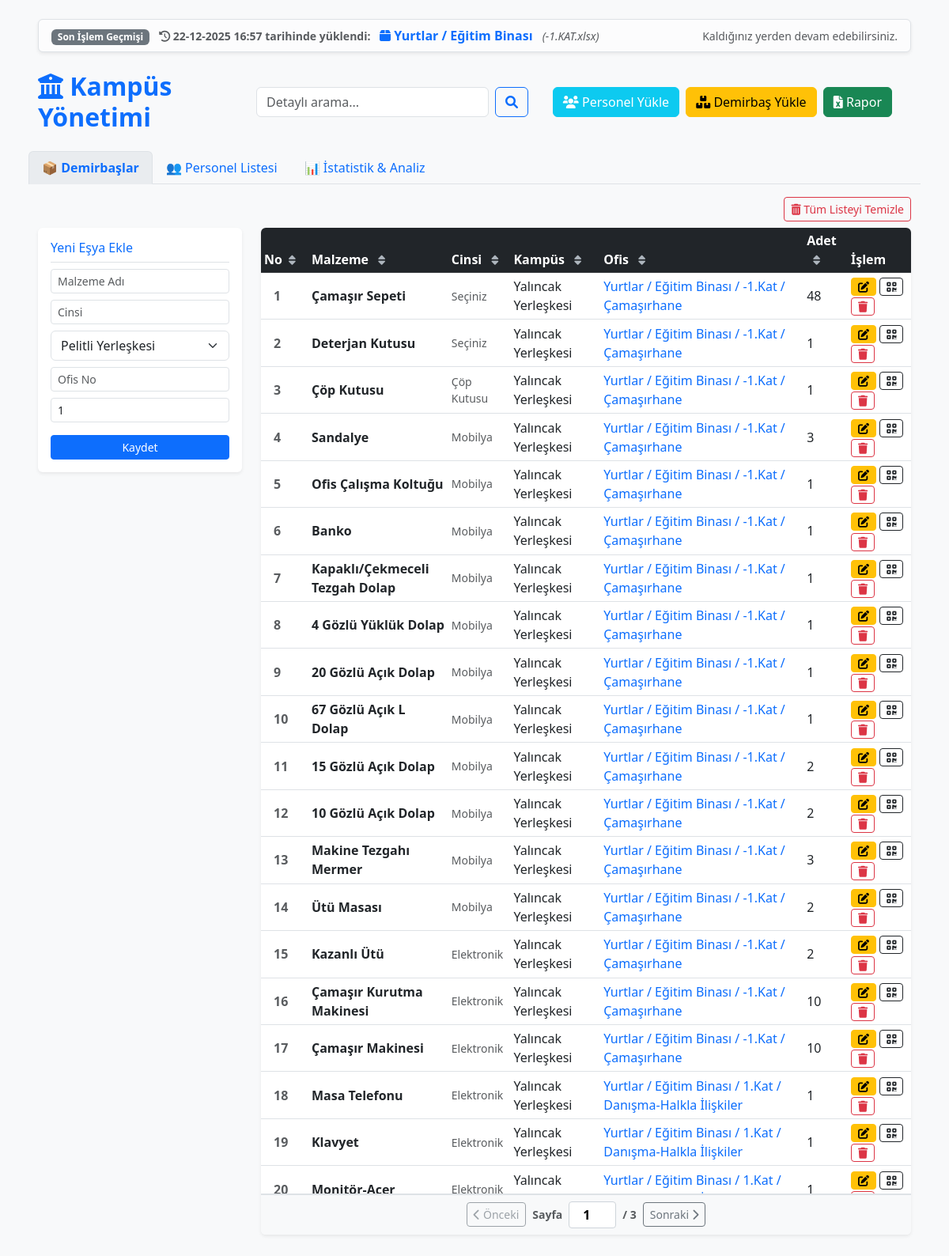
The page / on the database its author committed.
### tables this page shows
CREATE TABLE yukleme_gecmisi (
            id INTEGER PRIMARY KEY AUTOINCREMENT,
            dosya_adi TEXT,
            hedef_konum TEXT,
            tur TEXT,
            tarih TEXT
        );

CREATE TABLE demirbaslar (
            id INTEGER PRIMARY KEY AUTOINCREMENT,
            ad TEXT NOT NULL,
            konum TEXT NOT NULL,
            adet INTEGER NOT NULL,
            tarih TEXT NOT NULL
        , personel TEXT, kampus TEXT, cinsi TEXT);

### app.py (the view, shortened to what this page needs)
@app.route('/')
def index():
    aktif_tab = request.args.get('tab', 'demirbas')
    arama_terimi = request.args.get('q', '')
    analiz_turu = request.args.get('analiz_turu', 'demirbas')
    ist_malzeme = request.args.get('ist_malzeme', '')
    ist_kampus = request.args.get('ist_kampus', '')
    ist_konum = request.args.get('ist_konum', '')
    ist_p_ad = request.args.get('ist_p_ad', '')
    ist_p_birim = request.args.get('ist_p_birim', '')
    ist_p_kampus = request.args.get('ist_p_kampus', '')
    ist_p_ofis = request.args.get('ist_p_ofis', '')
    sayfa_d = request.args.get('sayfa_d', 1, type=int)
    sayfa_p = request.args.get('sayfa_p', 1, type=int)
    limit = 20
    offset_d = (sayfa_d - 1) * limit
    offset_p = (sayfa_p - 1) * limit
    conn = baglanti_kur()
    cur = conn.cursor()
    d_sql = "SELECT * FROM demirbaslar"
    d_c_sql = "SELECT COUNT(*) FROM demirbaslar"
    d_p = []
    if arama_terimi and aktif_tab == 'demirbas':
        t = f"%{turkce_normalize(arama_terimi)}%"
        f = " WHERE NORMALIZE(ad) LIKE ? OR NORMALIZE(konum) LIKE ? OR NORMALIZE(kampus) LIKE ?"
        d_sql += f; d_c_sql += f; d_p = [t, t, t]
    cur.execute(d_c_sql, d_p)
    total_d = cur.fetchone()[0]
    total_pages_d = (total_d + limit - 1) // limit
    d_sql += " ORDER BY id DESC LIMIT ? OFFSET ?"
    d_p.extend([limit, offset_d])
    cur.execute(d_sql, d_p)
    demirbaslar = cur.fetchall()
    p_sql = "SELECT * FROM personeller"
    p_c_sql = "SELECT COUNT(*) FROM personeller"
    p_p = []
    if arama_terimi and aktif_tab == 'personel':
        t = f"%{turkce_normalize(arama_terimi)}%"
        f = " WHERE NORMALIZE(ad_soyad) LIKE ? OR NORMALIZE(ofis) LIKE ? OR NORMALIZE(birimi) LIKE ?"
        p_sql += f; p_c_sql += f; p_p = [t, t, t]
    cur.execute(p_c_sql, p_p)
    total_p = cur.fetchone()[0]
    total_pages_p = (total_p + limit - 1) // limit
    p_sql += " ORDER BY ofis ASC LIMIT ? OFFSET ?"
    p_p.extend([limit, offset_p])
    cur.execute(p_sql, p_p)
    personeller = cur.fetchall()
    analiz_sonuclari = []
    analiz_toplam = 0
    try:
        cur.execute("SELECT * FROM yukleme_gecmisi ORDER BY id DESC LIMIT 1")
        son_yukleme = cur.fetchone()
    except:
        son_yukleme = None
    conn.close()
    return render_template('index.html',
                           demirbaslar=demirbaslar, personeller=personeller,
                           analiz_sonuclari=analiz_sonuclari, analiz_toplam=analiz_toplam, analiz_turu=analiz_turu,
                           yerleskeler=YERLESKELER, arama_terimi=arama_terimi, aktif_tab=aktif_tab,
                           sayfa_d=sayfa_d, toplam_sayfa_demirbas=total_pages_d,
                           sayfa_p=sayfa_p, toplam_sayfa_personel=total_pages_p,
                           ist_malzeme=ist_malzeme, ist_kampus=ist_kampus, ist_konum=ist_konum,
                           ist_p_ad=ist_p_ad, ist_p_birim=ist_p_birim, ist_p_kampus=ist_p_kampus, ist_p_ofis=ist_p_ofis,
                           son_yukleme=son_yukleme)

### app.py (called while the page is built)
def baglanti_kur():
    conn = sqlite3.connect(DB_NAME)
    conn.row_factory = sqlite3.Row
    conn.create_function("NORMALIZE", 1, turkce_normalize)
    return conn

### templates/index.html (shortened to what this page needs)
<!DOCTYPE html>
<html lang="tr">
<head>
    <link href="https://cdn.jsdelivr.net/npm/bootstrap@5.3.0/dist/css/bootstrap.min.css" rel="stylesheet">
    <link rel="stylesheet" href="https://cdnjs.cloudflare.com/ajax/libs/font-awesome/6.0.0/css/all.min.css">
</head>
<body class="bg-light">
<div class="container-fluid px-5 mt-4">
    {% if son_yukleme %}
    <div class="alert alert-light border shadow-sm d-flex align-items-center justify-content-between py-2 mb-4">
        <div>
            <span class="badge bg-secondary me-2">Son İşlem Geçmişi</span>
            <small class="text-muted fw-bold">
                <i class="fas fa-history"></i> {{ son_yukleme.tarih }} tarihinde yüklendi:
            </small>
            <span class="text-primary fw-bold mx-2">
                {% if son_yukleme.tur == 'Demirbaş' %}
                    <i class="fas fa-box"></i> {{ son_yukleme.hedef_konum }}
                {% else %}
                    <i class="fas fa-users"></i> {{ son_yukleme.hedef_konum }}
                {% endif %}
            </span>
            <small class="text-muted fst-italic">({{ son_yukleme.dosya_adi }})</small>
        </div>
        <small class="text-muted">Kaldığınız yerden devam edebilirsiniz.</small>
    </div>
    {% endif %}
    <div class="row align-items-center mb-4">
    <div class="row align-items-center mb-4">
        <div class="col-md-3"><h2 class="text-primary fw-bold mb-0"><i class="fas fa-university"></i> Kampüs Yönetimi</h2></div>
        <div class="col-md-4">
            {% if aktif_tab != 'istatistik' %}
            <form action="/" method="GET" class="d-flex" id="searchForm">
                <input class="form-control me-2" type="search" name="q" placeholder="Detaylı arama..." value="{{ arama_terimi if arama_terimi else '' }}">
                <button class="btn btn-outline-primary" type="submit"><i class="fas fa-search"></i></button>
            </form>
            {% endif %}
        </div>
        <div class="col-md-5 text-end">
            <button class="btn btn-info text-white me-1" data-bs-toggle="modal" data-bs-target="#uploadPersonelModal">
                <i class="fas fa-users"></i> Personel Yükle
            </button>
            <button class="btn btn-warning me-1" data-bs-toggle="modal" data-bs-target="#uploadDemirbasModal">
                <i class="fas fa-boxes"></i> Demirbaş Yükle
            </button>
            <a href="/rapor" class="btn btn-success"><i class="fas fa-file-excel"></i> Rapor</a>
        </div>
    </div>
    <ul class="nav nav-tabs mb-3" id="myTab">
        <li class="nav-item">
            <a class="nav-link {% if aktif_tab == 'demirbas' %}active{% endif %}" href="/?tab=demirbas" style="cursor: pointer;">📦 Demirbaşlar</a>
        </li>
        <li class="nav-item">
            <a class="nav-link {% if aktif_tab == 'personel' %}active{% endif %}" href="/?tab=personel" style="cursor: pointer;">👥 Personel Listesi</a>
        </li>
        <li class="nav-item">
            <a class="nav-link {% if aktif_tab == 'istatistik' %}active{% endif %}" href="/?tab=istatistik" style="cursor: pointer;">📊 İstatistik & Analiz</a>
        </li>
    </ul>
    <div class="tab-content" id="myTabContent">
        <div class="tab-pane fade" id="demirbas">
            <div class="d-flex justify-content-end mb-2">
                <a href="/sifirla-demirbas" class="btn btn-outline-danger btn-sm" onclick="return confirm('DİKKAT! Tüm demirbaş kayıtları silinecek. Emin misiniz?')"><i class="fas fa-trash-alt"></i> Tüm Listeyi Temizle</a>
            </div>
            <div class="row">
                <div class="col-md-3">
                     <div class="card p-3 shadow-sm border-0 bg-white sticky-top" style="top: 20px;">
                        <h6 class="text-primary border-bottom pb-2">Yeni Eşya Ekle</h6>
                        <form action="/ekle-demirbas" method="POST">
                            <input type="text" name="ad" class="form-control mb-2 form-control-sm" placeholder="Malzeme Adı" required>
                            <input type="text" name="cinsi" class="form-control mb-2 form-control-sm" placeholder="Cinsi">
                            <select name="kampus" class="form-select mb-2 form-control-sm">{% for yer in yerleskeler %}<option value="{{ yer }}">{{ yer }}</option>{% endfor %}</select>
                            <input type="text" name="konum" class="form-control mb-2 form-control-sm" placeholder="Ofis No" required>
                            <input type="number" name="adet" class="form-control mb-3 form-control-sm" value="1" required>
                            <button type="submit" class="btn btn-primary w-100 btn-sm">Kaydet</button>
                        </form>
                    </div>
                </div>
                <div class="col-md-9">
                    <div class="card p-0 shadow-sm border-0 overflow-hidden"> <div class="table-responsive-custom">
                            <table class="table table-hover table-sm align-middle mb-0" id="demirbasTablosu">
                                <thead class="table-dark">
                                    <tr>
                                        <th class="sortable" style="width: 60px;" onclick="tabloyuSirala(0)">
                                            No <i class="fas fa-sort small ms-1"></i>
                                        </th>
                                        <th class="sortable" onclick="tabloyuSirala(1)">
                                            Malzeme <i class="fas fa-sort small ms-2"></i>
                                        </th>
                                        <th class="sortable" onclick="tabloyuSirala(2)">
                                            Cinsi <i class="fas fa-sort small ms-2"></i>
                                        </th>
                                        <th class="sortable" onclick="tabloyuSirala(3)">
                                            Kampüs <i class="fas fa-sort small ms-2"></i>
                                        </th>
                                        <th class="sortable" onclick="tabloyuSirala(4)">
                                            Ofis <i class="fas fa-sort small ms-2"></i>
                                        </th>
                                        <th class="sortable" onclick="tabloyuSirala(5)">
                                            Adet <i class="fas fa-sort small ms-2"></i>
                                        </th>
                                        <th>İşlem</th>
                                    </tr>
                                </thead>
                                <tbody>
                                    {% for item in demirbaslar %}
                                    <tr>
                                        <td class="text-muted fw-bold ps-3">{{ loop.index + (sayfa_d - 1) * 20 }}</td>
                                        <td class="fw-bold">{{ item.ad }}</td>
                                        <td class="text-muted small">{{ item.cinsi }}</td>
                                        <td>{{ item.kampus }}</td>
                                        <td class="text-primary">{{ item.konum }}</td>
                                        <td>{{ item.adet }}</td>
                                        <td>
                                            <button class="btn btn-warning btn-sm py-0" data-bs-toggle="modal" data-bs-target="#editDemirbas{{ item.id }}"><i class="fas fa-edit"></i></button>
                                            <a href="/qr-olustur/{{ item.konum }}" target="_blank" class="btn btn-outline-dark btn-sm py-0"><i class="fas fa-qrcode"></i></a>
                                            <a href="/sil-demirbas/{{ item.id }}" class="btn btn-outline-danger btn-sm py-0"><i class="fas fa-trash"></i></a>
                                        </td>
                                    </tr>
                                    {% endfor %}
                                </tbody>
                            </table>
                        </div> {% if toplam_sayfa_demirbas > 1 %}
                        <div class="d-flex justify-content-center align-items-center gap-2 p-2 bg-light border-top">
                            <a href="/?sayfa_d={{ sayfa_d - 1 if sayfa_d > 1 else 1 }}&sayfa_p={{ sayfa_p }}&q={{ arama_terimi }}&tab=demirbas"
                               class="btn btn-sm btn-outline-secondary {% if sayfa_d == 1 %}disabled{% endif %}">
                               <i class="fas fa-chevron-left"></i> Önceki
                            </a>
                            <span class="small fw-bold text-muted">Sayfa</span>
                            <input type="number" class="page-input" value="{{ sayfa_d }}" min="1" max="{{ toplam_sayfa_demirbas }}"
                                   onchange="sayfayaGit('demirbas', this.value, '{{ sayfa_p }}', '{{ arama_terimi }}')">
                            <span class="small fw-bold text-muted">/ {{ toplam_sayfa_demirbas }}</span>
                            <a href="/?sayfa_d={{ sayfa_d + 1 if sayfa_d < toplam_sayfa_demirbas else toplam_sayfa_demirbas }}&sayfa_p={{ sayfa_p }}&q={{ arama_terimi }}&tab=demirbas"
                               class="btn btn-sm btn-outline-secondary {% if sayfa_d == toplam_sayfa_demirbas %}disabled{% endif %}">
                               Sonraki <i class="fas fa-chevron-right"></i>
                            </a>
                        </div>
                        {% endif %}
                    </div>
                </div>
            </div>
        </div>
    </div>
</div>
</body>
</html>

### templates/index.html (style rules this page uses)
.nav-tabs .nav-link.active { background-color: #e9ecef; border-bottom-color: transparent; font-weight: bold; color: #0d6efd; }
th.sortable { cursor: pointer; transition: all 0.2s ease-in-out; user-select: none; }
th.sortable i { color: #adb5bd; }
.page-input { width: 60px; text-align: center; border: 1px solid #ced4da; border-radius: 4px; padding: 4px; font-weight: bold; }
.table-responsive-custom { max-height: 65vh; overflow-y: auto; border-bottom: 1px solid #dee2e6; }
.table-responsive-custom thead th { position: sticky; top: 0; background-color: #212529; color: white; z-index: 1; box-shadow: 0 2px 2px -1px rgba(0, 0, 0, 0.4); }

### rows shown on the page
yukleme_gecmisi: tarih "22-12-2025 16:57", hedef_konum "Yurtlar / Eğitim Binası", dosya_adi "-1.KAT.xlsx"
demirbaslar: ad "Çamaşır Sepeti", cinsi "Seçiniz", kampus "Yalıncak Yerleşkesi", konum "Yurtlar / Eğitim Binası / -1.Kat / Çamaşırhane", adet "48"
demirbaslar: ad "Deterjan Kutusu", cinsi "Seçiniz", kampus "Yalıncak Yerleşkesi", konum "Yurtlar / Eğitim Binası / -1.Kat / Çamaşırhane", adet "1"
demirbaslar: ad "Çöp Kutusu", cinsi "Çöp Kutusu", kampus "Yalıncak Yerleşkesi", konum "Yurtlar / Eğitim Binası / -1.Kat / Çamaşırhane", adet "1"
demirbaslar: ad "Sandalye", cinsi "Mobilya", kampus "Yalıncak Yerleşkesi", konum "Yurtlar / Eğitim Binası / -1.Kat / Çamaşırhane", adet "3"
demirbaslar: ad "Ofis Çalışma Koltuğu", cinsi "Mobilya", kampus "Yalıncak Yerleşkesi", konum "Yurtlar / Eğitim Binası / -1.Kat / Çamaşırhane", adet "1"
demirbaslar: ad "Banko", cinsi "Mobilya", kampus "Yalıncak Yerleşkesi", konum "Yurtlar / Eğitim Binası / -1.Kat / Çamaşırhane", adet "1"
demirbaslar: ad "Kapaklı/Çekmeceli Tezgah Dolap", cinsi "Mobilya", kampus "Yalıncak Yerleşkesi", konum "Yurtlar / Eğitim Binası / -1.Kat / Çamaşırhane", adet "1"
demirbaslar: ad "4 Gözlü Yüklük Dolap", cinsi "Mobilya", kampus "Yalıncak Yerleşkesi", konum "Yurtlar / Eğitim Binası / -1.Kat / Çamaşırhane", adet "1"
demirbaslar: ad "20 Gözlü Açık Dolap", cinsi "Mobilya", kampus "Yalıncak Yerleşkesi", konum "Yurtlar / Eğitim Binası / -1.Kat / Çamaşırhane", adet "1"
demirbaslar: ad "67 Gözlü Açık L Dolap", cinsi "Mobilya", kampus "Yalıncak Yerleşkesi", konum "Yurtlar / Eğitim Binası / -1.Kat / Çamaşırhane", adet "1"
demirbaslar: ad "15 Gözlü Açık Dolap", cinsi "Mobilya", kampus "Yalıncak Yerleşkesi", konum "Yurtlar / Eğitim Binası / -1.Kat / Çamaşırhane", adet "2"
demirbaslar: ad "10 Gözlü Açık Dolap", cinsi "Mobilya", kampus "Yalıncak Yerleşkesi", konum "Yurtlar / Eğitim Binası / -1.Kat / Çamaşırhane", adet "2"
demirbaslar: ad "Makine Tezgahı Mermer", cinsi "Mobilya", kampus "Yalıncak Yerleşkesi", konum "Yurtlar / Eğitim Binası / -1.Kat / Çamaşırhane", adet "3"
demirbaslar: ad "Ütü Masası", cinsi "Mobilya", kampus "Yalıncak Yerleşkesi", konum "Yurtlar / Eğitim Binası / -1.Kat / Çamaşırhane", adet "2"
demirbaslar: ad "Kazanlı Ütü", cinsi "Elektronik", kampus "Yalıncak Yerleşkesi", konum "Yurtlar / Eğitim Binası / -1.Kat / Çamaşırhane", adet "2"
demirbaslar: ad "Çamaşır Kurutma Makinesi", cinsi "Elektronik", kampus "Yalıncak Yerleşkesi", konum "Yurtlar / Eğitim Binası / -1.Kat / Çamaşırhane", adet "10"
demirbaslar: ad "Çamaşır Makinesi", cinsi "Elektronik", kampus "Yalıncak Yerleşkesi", konum "Yurtlar / Eğitim Binası / -1.Kat / Çamaşırhane", adet "10"
demirbaslar: ad "Masa Telefonu", cinsi "Elektronik", kampus "Yalıncak Yerleşkesi", konum "Yurtlar / Eğitim Binası / 1.Kat / Danışma-Halkla İlişkiler", adet "1"
demirbaslar: ad "Klavyet", cinsi "Elektronik", kampus "Yalıncak Yerleşkesi", konum "Yurtlar / Eğitim Binası / 1.Kat / Danışma-Halkla İlişkiler", adet "1"
demirbaslar: ad "Monitör-Acer", cinsi "Elektronik", kampus "Yalıncak…", konum "Yurtlar / Eğitim Binası / 1.Kat /…", adet "1"

### other values the page prints
{{ toplam_sayfa_demirbas }} "3"
form field kampus "Pelitli Yerleşkesi"
